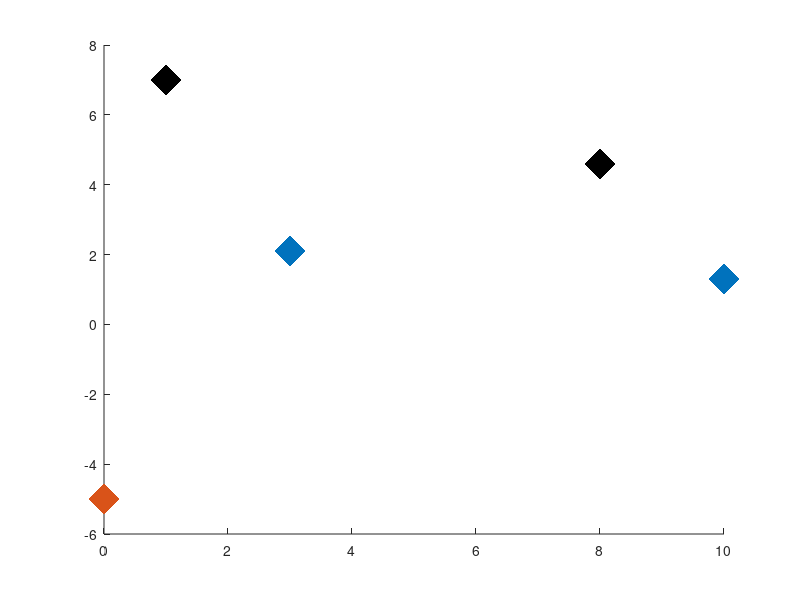

Write the MATLAB code that produced this figure. (Note: this script raises an error after producing the figure.)
%% NOTE: Script to plot severity improvements for both Blaze-1 Ph3 trial and REGEN-COV Ph3 trial

%% SECTION: Plot event rates
    figure,
        scatter([1,3,8,10],[7,2.1,4.6,1.3],512,repmat([0,0,0; 0,0.4470,0.7410],2,1),'filled','Marker','d')
        hold on,
        scat1 = scatter(0,-5,512,'filled','Marker','d');
        scat1.CData = [0,0,0];
        scat2 = scatter(0,-5,512,'filled','Marker','d');
        scat2.CData = [0,0.4470,0.7410];
        vsplot = violinplot([-1;100*(pbo_ly);-1;100*(trt_ly);-1;-1;-1;-1;100*(pbo_regn);-1;100*(trt_regn)], [0;1*ones(size(pbo_ly));2;3*ones(size(trt_ly));4;5;6;7;8*ones(size(pbo_regn));9;10*ones(size(pbo_ly))],'ViolinAlpha',1,'ViolinColor',[0.8500,0.3250,0.0980],'BoxColor',[0,0,0],'ShowData',false);
        vsplot(2).ViolinColor = [0 0 0];
        vsplot(2).ViolinAlpha = 0.4;
        vsplot(4).ViolinPlot.FaceColor = [0.8500,0.3250,0.0980];
        vsplot(4).ViolinColor = [0.8500,0.3250,0.0980];
        vsplot(9).ViolinPlot.FaceColor = [0 0 0];
        vsplot(9).ViolinColor = vsplot(2).ViolinColor;
        vsplot(9).ViolinAlpha = vsplot(2).ViolinAlpha;
        vsplot(11).ViolinPlot.FaceColor = [0.8500,0.3250,0.0980];
        vsplot(11).ViolinColor = [0.8500,0.3250,0.0980];
        ylim([0 11])
        xlim([-1 12])
        xticks([2.5, 9.5])
        xticklabels({'Blaze-1 Ph3','REGEN-COV Ph3'})
        row1 = {'Blaze-1 Ph3 [2800mg bamlanivimab','REGEN-COV Ph3'};
        row2 = {' + 2800mg etesevimab]', '[2.4g REGEN-COV]'};
        labelArray = [row1; row2]; 
        labelArray = strjust(pad(labelArray),'center');
        tickLabels = strtrim(sprintf('%s\\newline%s\n', labelArray{:}));
        ax = gca(); 
        ax.XTickLabel = tickLabels;
        ax.FontSize = 14;
        ylabel('Event Rate (%)')
        legend([scat1,scat2,vsplot(2).ViolinPlot,vsplot(4).ViolinPlot],'Observed placebo','Observed treated group','Simulated placebo','Simulated treatment','Location','NorthEast')
        grid on
% !SECTION - end Plot event rates

%% SECTION: Plot RRR
    figure,
        plt = scatter([1,7],[70,69],512,[0,0.4470,0.7410],'filled','Marker','d');
        hold on
        ylabel('Relative risk reduction (%)')
        hold on,
        vsplot = violinplot([-1;100*rrr_ly;-1;-1;-1;-1;-1;100*rrr_regn],[0;1*ones(size(rrr_ly));2;3;4;5;6;7*ones(size(rrr_regn))],'ShowData',false,'ViolinAlpha',1);
        vsplot(2).ViolinColor = [0.8500,0.3250,0.0980];
        vsplot(2).ViolinPlot.FaceColor = [0.8500,0.3250,0.0980];
        vsplot(8).ViolinColor = [0.8500,0.3250,0.0980];
        vsplot(8).ViolinPlot.FaceColor = [0.8500,0.3250,0.0980];
        e2 = errorbar(7,69,69-46.2,82.1-69,'LineWidth',1.5,'Color','k');
        grid on
        xticks([1.5 7.5])
        row1 = {'Blaze-1 Ph3 [2800mg bamlanivimab','REGEN-COV Ph3'};
        row2 = {' + 2800mg etesevimab]', '[2.4g REGEN-COV]'};
        labelArray = [row1; row2]; 
        labelArray = strjust(pad(labelArray),'center');
        tickLabels = strtrim(sprintf('%s\\newline%s\n', labelArray{:}));
        ax = gca(); 
        ax.XTickLabel = tickLabels;
        ax.FontSize = 14;
        ax.FontSize = 14;
        ylim([0 100])
        xlim([-1 9])
        legend([plt,vsplot(2).ViolinPlot],'Observed','Simulated','Location','Best')
% !SECTION - end Plot RRR